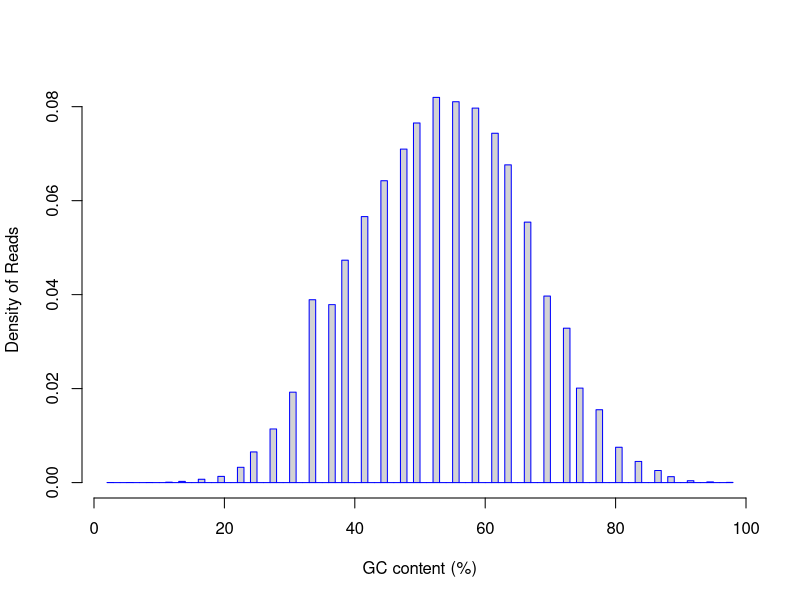

The R source for this figure:
pdf("/Users/olgabotvinnik/workspace/rna-seq-diff-exprn/test-results/rseqc/LNCaP_4/rseqc.GC_plot.pdf")
gc=rep(c(5.56,13.89,11.11,58.33,44.44,8.33,41.67,52.78,88.89,38.89,69.44,30.56,91.67,63.89,66.67,86.11,19.44,50.00,77.78,2.78,47.22,75.00,27.78,25.00,83.33,97.22,80.56,61.11,36.11,22.22,16.67,72.22,94.44,55.56,33.33),times=c(1,18,6,5608,4520,1,3983,5768,89,3330,2793,1354,28,4758,3900,181,93,5385,1091,1,4994,1415,803,459,317,3,529,5231,2665,229,50,2312,10,5703,2738))
hist(gc,probability=T,breaks=100,xlab="GC content (%)",ylab="Density of Reads",border="blue",main="")
dev.off()
